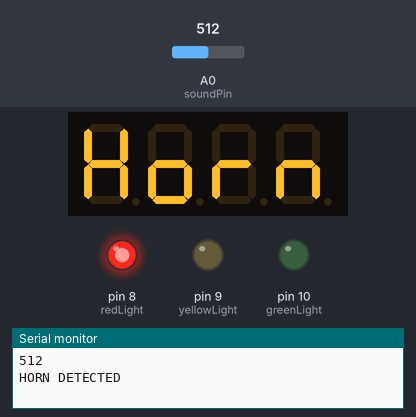
Bench run of a sketch on a simulated Arduino Uno, built with avr-gcc and run on an emulated ATmega328P. On the bench: 4-digit seven-segment display, output pins drawn as LEDs (lit = HIGH), the last lines printed to the serial monitor. Inputs (shaded band) come from the test bench; at power-on: A0 (soundPin) = 512.

Above: at 1.2 s.
1.3 s: A0 (soundPin) set to 125
At 4.4 s:
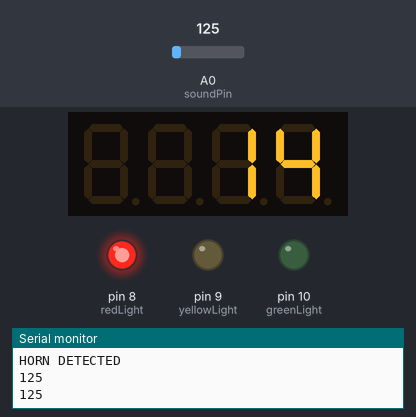
5.7 s: A0 (soundPin) set to 147
At 7.1 s:
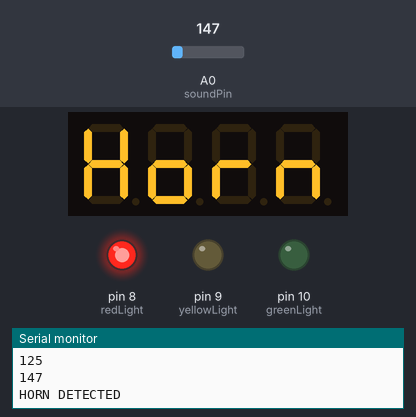
7.6 s: A0 (soundPin) set to 122
At 11.8 s:
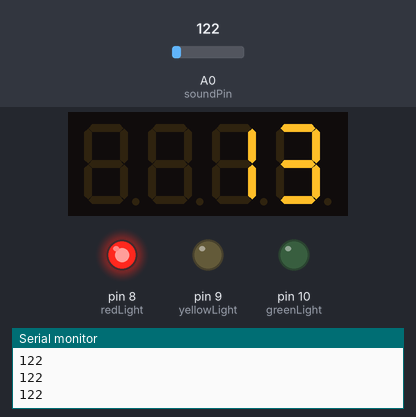
12.0 s: A0 (soundPin) set to 145
At 17.2 s:
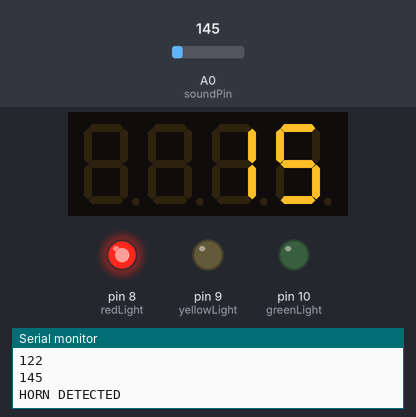
Timing chart, 0 to 17.4 s (numbered marks = the images above; inputs shaded):
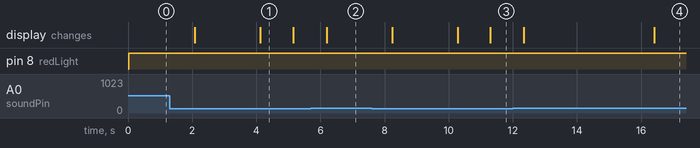

Measured:
- the behaviour switches between 135 and 136 on A0 (soundPin) (found by bisection; images 1 and 2)
- after the input at 5.7 s, the display: changes after 0.49 s (image 2)
- after the input at 12.0 s, the display: first changes after 0.34 s (image 4 shows a later state)
- what the display in image 1 shows lasts 1.1 s, from 4.1 s to 5.2 s

The sketch:

Intelligent_traffic_Signal_with_Noise_Detection.ino
```cpp
#include <TM1637Display.h>

// Display pins
#define CLK 4
#define DIO 5
TM1637Display display(CLK, DIO);

// Traffic lights
int redLight = 8;
int yellowLight = 9;
int greenLight = 10;

// Sound sensor
int soundPin = A0;
int soundThreshold = 135;

// H O R N display segments
const uint8_t HORN[] = {
  SEG_B | SEG_C | SEG_E | SEG_F | SEG_G,   // H
  SEG_C | SEG_D | SEG_E | SEG_G,           // O
  SEG_E | SEG_G,                           // r
  SEG_C | SEG_E | SEG_G                    // n
};

void setup()
{
  pinMode(redLight, OUTPUT);
  pinMode(yellowLight, OUTPUT);
  pinMode(greenLight, OUTPUT);

  display.setBrightness(7);
  Serial.begin(9600);
}

void loop()
{
  normalTraffic();
}


// -------- NORMAL TRAFFIC --------

void normalTraffic()
{
  // Countdown 15 → 0
  for(int i = 15; i >= 0; i--)
  {
    display.showNumberDec(i);

    if(i >= 8)
    {
      setRed();

      if(checkHorn()) return;   // restart traffic if horn detected
    }
    else if(i >= 1)
    {
      setYellow();

      if(checkHorn()) return;   // restart traffic
    }
    else
    {
      setGreen();   // horn detection disabled
    }

    delay(1000);
  }

  // Green phase countdown
  for(int i = 15; i >= 0; i--)
  {
    setGreen();
    display.showNumberDec(i);
    delay(1000);
  }
}


// -------- HORN CHECK --------

bool checkHorn()
{
  int soundValue = analogRead(soundPin);
  Serial.println(soundValue);

  if(soundValue > soundThreshold)
  {
    hornMode();
    return true;   // signal restart
  }

  return false;
}


// -------- HORN MODE --------

void hornMode()
{
  Serial.println("HORN DETECTED");

  unsigned long startTime = millis();

  while(true)
  {
    int soundValue = analogRead(soundPin);

    setRed();                 // stop traffic
    display.setSegments(HORN);

    // stop if horn stops
    if(soundValue < soundThreshold)
      break;

    // stop after 3 seconds
    if(millis() - startTime > 3000)
      break;

    delay(2000);
  }

  // reset display
  display.showNumberDec(15);
  delay(1000);
}


// -------- LIGHT FUNCTIONS --------

void setRed()
{
  digitalWrite(redLight, HIGH);
  digitalWrite(yellowLight, LOW);
  digitalWrite(greenLight, LOW);
}

void setYellow()
{
  digitalWrite(redLight, LOW);
  digitalWrite(yellowLight, HIGH);
  digitalWrite(greenLight, LOW);
}

void setGreen()
{
  digitalWrite(redLight, LOW);
  digitalWrite(yellowLight, LOW);
  digitalWrite(greenLight, HIGH);
}
```
